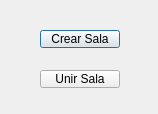
<?xml version="1.0" encoding="UTF-8"?>
<ui version="4.0">
 <class>Window</class>
 <widget class="QDialog" name="Window">
  <property name="geometry">
   <rect>
    <x>0</x>
    <y>0</y>
    <width>158</width>
    <height>114</height>
   </rect>
  </property>
  <property name="windowTitle">
   <string>Dialog</string>
  </property>
  <widget class="QPushButton" name="pushButton">
   <property name="geometry">
    <rect>
     <x>40</x>
     <y>30</y>
     <width>80</width>
     <height>18</height>
    </rect>
   </property>
   <property name="text">
    <string>Crear Sala</string>
   </property>
  </widget>
  <widget class="QPushButton" name="pushButton_2">
   <property name="geometry">
    <rect>
     <x>40</x>
     <y>70</y>
     <width>80</width>
     <height>18</height>
    </rect>
   </property>
   <property name="text">
    <string>Unir Sala</string>
   </property>
  </widget>
 </widget>
 <resources/>
 <connections/>
</ui>
